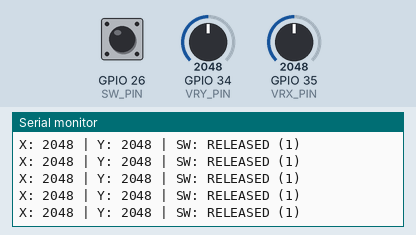
Simulated run of this sketch. Board: ESP32. Shown: the last lines printed to the serial monitor. Inputs (shaded band) come from the test bench; at power-on: GPIO 26 (SW_PIN) HIGH, GPIO 34 (VRY_PIN) = 2048, GPIO 35 (VRX_PIN) = 2048. USB keyboard and mouse output is not drawn.

Above: at 1.2 s.
1.3 s: GPIO 26 (SW_PIN) pulled LOW for 0.15 s
2.9 s: GPIO 34 (VRY_PIN) set to 2866
At 3.9 s:
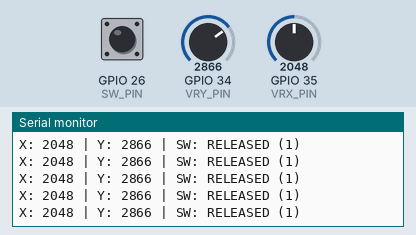
4.4 s: GPIO 35 (VRX_PIN) set to 2866
At 4.9 s:
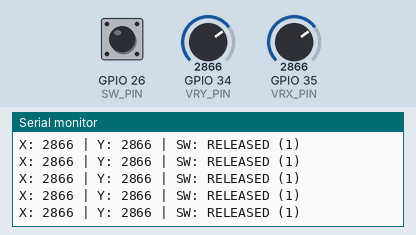
5.9 s: GPIO 26 (SW_PIN) pulled LOW for 1 s
At 6.5 s:
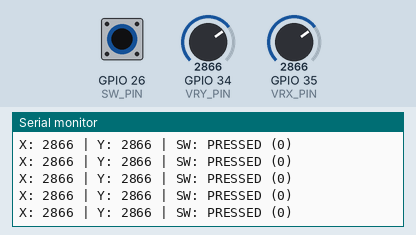
8.4 s: GPIO 34 (VRY_PIN) set to 3040
At 9.3 s:
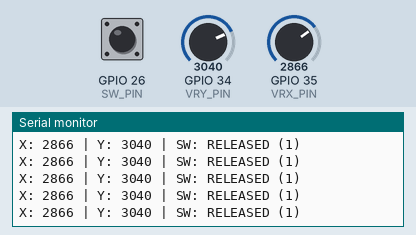
9.9 s: GPIO 35 (VRX_PIN) set to 3040
At 10.6 s:
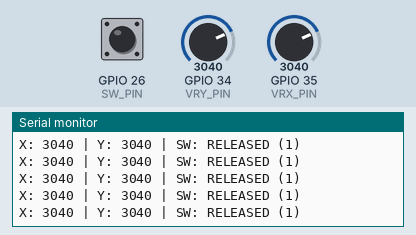
Timing chart, 0 to 12.4 s (numbered marks = the images above; inputs shaded):
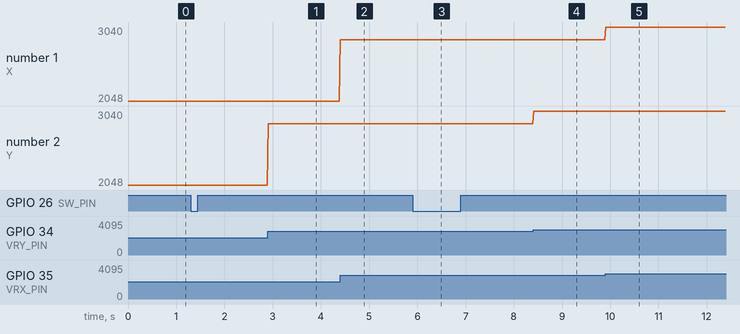

The sketch:

ESP32_BLE_Gamepad.ino
```cpp
#include <BleKeyboard.h>

// ピン定義
#define VRX_PIN 35
#define VRY_PIN 34
#define SW_PIN  26

// コントローラーの名前とメーカー名を設定
BleKeyboard bleKeyboard("ESP32 Keyboard", "Custom Maker", 100);

void setup() {
  Serial.begin(115200);
  pinMode(SW_PIN, INPUT_PULLUP);

  // キーボードとして初期化
  bleKeyboard.begin();
}

void loop() {
  if (bleKeyboard.isConnected()) {
    int xRaw = analogRead(VRX_PIN);
    int yRaw = analogRead(VRY_PIN);
    int swState = digitalRead(SW_PIN);

    // 【シリアルモニタで確認用】
    // ツール ＞ シリアルモニタを開き、右下の通信速度を 115200 に設定してください
    Serial.print("X: "); Serial.print(xRaw);
    Serial.print(" | Y: "); Serial.print(yRaw);
    Serial.print(" | SW: "); Serial.println(swState == LOW ? "PRESSED (0)" : "RELEASED (1)");

    // 【X軸 (左右)】
    // ※もし左右が逆の場合は、KEY_LEFT_ARROW と KEY_RIGHT_ARROW を入れ替えてください
    if (xRaw < 1000) {
      bleKeyboard.press(KEY_LEFT_ARROW);
      bleKeyboard.release(KEY_RIGHT_ARROW);
    } else if (xRaw > 3000) {
      bleKeyboard.press(KEY_RIGHT_ARROW);
      bleKeyboard.release(KEY_LEFT_ARROW);
    } else {
      bleKeyboard.release(KEY_LEFT_ARROW);
      bleKeyboard.release(KEY_RIGHT_ARROW);
    }

    // 【Y軸 (上下)】
    // ※もし上下が逆の場合は、KEY_UP_ARROW と KEY_DOWN_ARROW を入れ替えてください
    if (yRaw < 1000) {
      bleKeyboard.press(KEY_UP_ARROW);
      bleKeyboard.release(KEY_DOWN_ARROW);
    } else if (yRaw > 3000) {
      bleKeyboard.press(KEY_DOWN_ARROW);
      bleKeyboard.release(KEY_UP_ARROW);
    } else {
      bleKeyboard.release(KEY_UP_ARROW);
      bleKeyboard.release(KEY_DOWN_ARROW);
    }

    // 【決定ボタン (左Shiftキー)】
    if (swState == LOW) {
      bleKeyboard.press(KEY_LEFT_SHIFT); // 左Shiftキー
    } else {
      bleKeyboard.release(KEY_LEFT_SHIFT);
    }

    delay(20);
  } else {
    delay(500);
  }
}
```

Measured:
- after the input at 2.9 s, the serial monitor: prints a new line at once (image 1)
- after the input at 4.4 s, the serial monitor: prints a new line at once (image 2)
- after the input at 5.9 s, the serial monitor: prints a new line at once (image 3)
- after the input at 8.4 s, the serial monitor: prints a new line at once (image 4)
- after the input at 9.9 s, the serial monitor: prints a new line at once (image 5)
- plotted number 2: 2048 → 2866 after the input at 2.9 s, 2866 → 3040 after the input at 8.4 s
